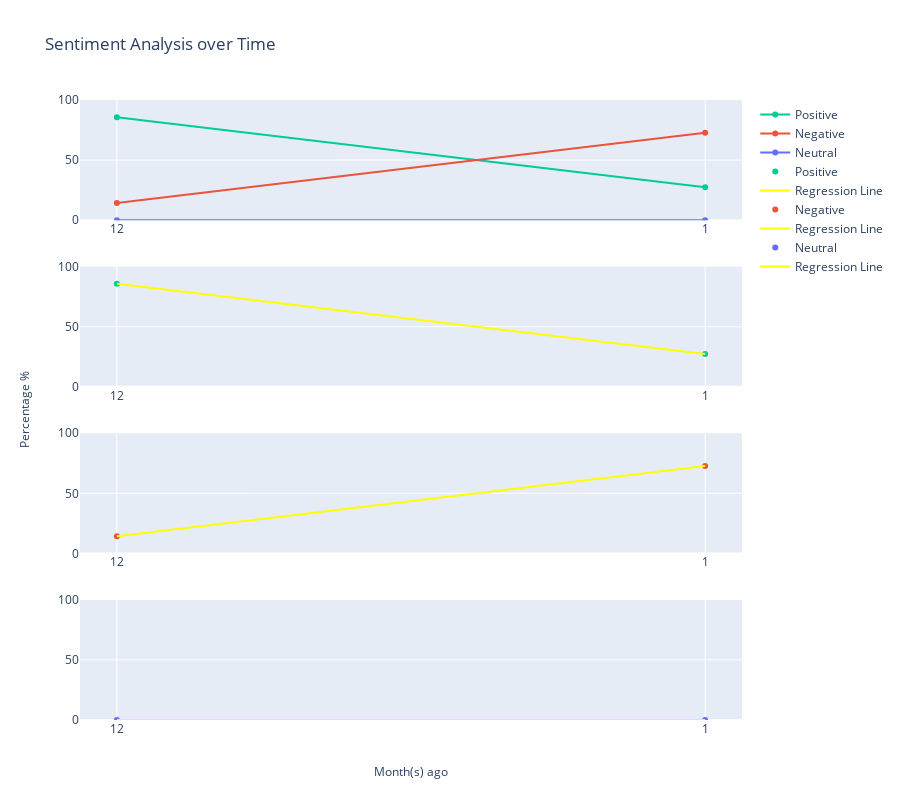

Notebook source saved alongside this figure:
### Markdown cell above
## Graph

### Code cell
import plotly.graph_objects as go

# Create subplots with 4 rows and 1 column
fig = sp.make_subplots(rows=4, cols=1)

# Add all figures
for trace in fig1.data:
    fig.add_trace(trace, row=1, col=1)
for trace in fig2.data:
    fig.add_trace(trace, row=2, col=1)
for trace in fig3.data:
    fig.add_trace(trace, row=3, col=1)
for trace in fig4.data:
    fig.add_trace(trace, row=4, col=1)

fig.update_yaxes(range=[0, 100])
fig.update_layout(title_text="Sentiment Analysis over Time", height=800)

fig.add_annotation(text="Month(s) ago", xref="paper", yref="paper", x=0.5, y=-0.1, showarrow=False)
fig.add_annotation(text="Percentage %", textangle=-90, xref="paper", yref="paper", x=-0.1, y=0.5, showarrow=False)

# Show the combined subplots
fig.show()

### Figure 1 — Plotly figure (JSON) as saved in the notebook; plotly's stock layout.template omitted (floating-point values rounded to 4 significant figures)
{"data": [{"hovertemplate": "%{text}<extra></extra>", "line": {"color": "#00cc96"}, "name": "Positive", "text": ["85.71%", "27.27%"], "type": "scatter", "x": ["12", "1"], "xaxis": "x", "y": [85.71, 27.27], "yaxis": "y"}, {"hovertemplate": "%{text}<extra></extra>", "line": {"color": "#eb533a"}, "name": "Negative", "text": ["14.29%", "72.73%"], "type": "scatter", "x": ["12", "1"], "xaxis": "x", "y": [14.29, 72.73], "yaxis": "y"}, {"hovertemplate": "%{text}<extra></extra>", "line": {"color": "#636efa"}, "name": "Neutral", "text": ["0.00%", "0.00%"], "type": "scatter", "x": ["12", "1"], "xaxis": "x", "y": [0, 0], "yaxis": "y"}, {"hovertemplate": "%{text}<extra></extra>", "marker": {"color": "#00cc96"}, "mode": "markers", "name": "Positive", "text": ["Y: 85.71%<br>Percent Change with previous month: 0%<br>Absolute Change with previous month: 0%", "Y: 27.27%<br>Percent Change with previous month: -68.18%<br>Absolute Change with previous month: -58.44%"], "type": "scatter", "x": ["12", "1"], "xaxis": "x2", "y": [85.71, 27.27], "yaxis": "y2"}, {"hovertemplate": "%{text}<extra></extra>", "line": {"color": "yellow"}, "mode": "lines", "name": "Regression Line", "text": ["Percentage Change over the whole period: -58.44%", "Percentage Change over the whole period: -58.44%"], "type": "scatter", "x": ["12", "1"], "xaxis": "x2", "y": [85.71, 27.27], "yaxis": "y2"}, {"hovertemplate": "%{text}<extra></extra>", "marker": {"color": "#eb533a"}, "mode": "markers", "name": "Negative", "text": ["Y: 14.29%<br>Percent Change with previous month: 0%<br>Absolute Change with previous month: 0%", "Y: 72.73%<br>Percent Change with previous month: +409.09%<br>Absolute Change with previous month: +58.44%"], "type": "scatter", "x": ["12", "1"], "xaxis": "x3", "y": [14.29, 72.73], "yaxis": "y3"}, {"hovertemplate": "%{text}<extra></extra>", "line": {"color": "yellow"}, "mode": "lines", "name": "Regression Line", "text": ["Percentage Change over the whole period: +58.44%", "Percentage Change over the whole period: +58.44%"], "type": "scatter", "x": ["12", "1"], "xaxis": "x3", "y": [14.29, 72.73], "yaxis": "y3"}, {"hovertemplate": "%{text}<extra></extra>", "marker": {"color": "#636efa"}, "mode": "markers", "name": "Neutral", "text": ["Y: 0.00%<br>Percent Change with previous month: 0%<br>Absolute Change with previous month: 0%", "Y: 0.00%<br>Percent Change with previous month: nan%<br>Absolute Change with previous month: 0.00%"], "type": "scatter", "x": ["12", "1"], "xaxis": "x4", "y": [0, 0], "yaxis": "y4"}, {"hovertemplate": "%{text}<extra></extra>", "line": {"color": "yellow"}, "mode": "lines", "name": "Regression Line", "text": ["Percentage Change over the whole period: 0.00%", "Percentage Change over the whole period: 0.00%"], "type": "scatter", "x": ["12", "1"], "xaxis": "x4", "y": [0, 0], "yaxis": "y4"}], "layout": {"annotations": [{"showarrow": false, "text": "Month(s) ago", "x": 0.5, "xref": "paper", "y": -0.1, "yref": "paper"}, {"showarrow": false, "text": "Percentage %", "textangle": -90, "x": -0.1, "xref": "paper", "y": 0.5, "yref": "paper"}], "height": 800, "title": {"text": "Sentiment Analysis over Time"}, "xaxis": {"anchor": "y", "domain": [0, 1]}, "xaxis2": {"anchor": "y2", "domain": [0, 1]}, "xaxis3": {"anchor": "y3", "domain": [0, 1]}, "xaxis4": {"anchor": "y4", "domain": [0, 1]}, "yaxis": {"anchor": "x", "domain": [0.8063, 1], "range": [0, 100]}, "yaxis2": {"anchor": "x2", "domain": [0.5375, 0.7312], "range": [0, 100]}, "yaxis3": {"anchor": "x3", "domain": [0.2687, 0.4625], "range": [0, 100]}, "yaxis4": {"anchor": "x4", "domain": [0, 0.1938], "range": [0, 100]}}}
